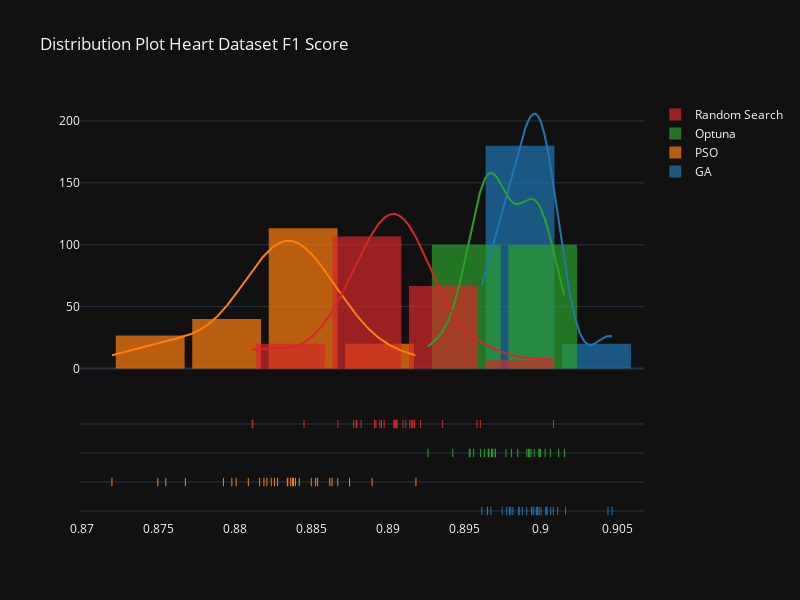
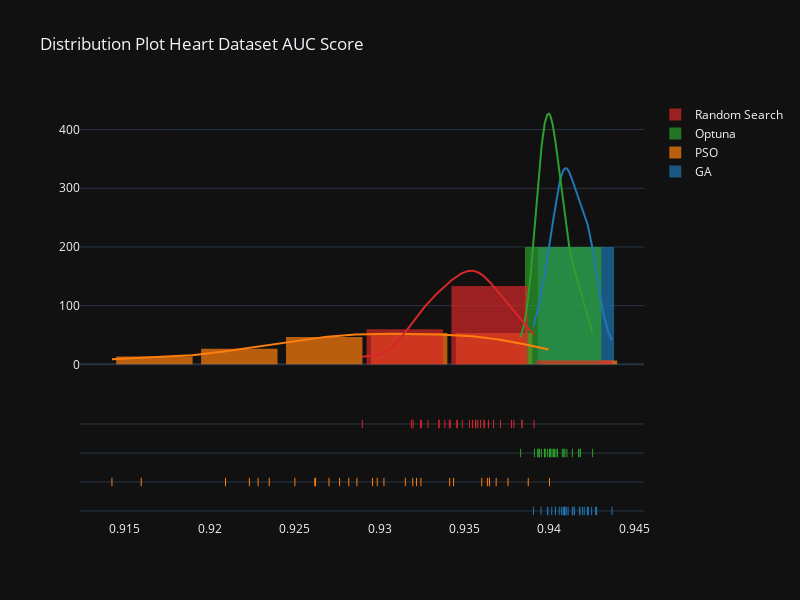
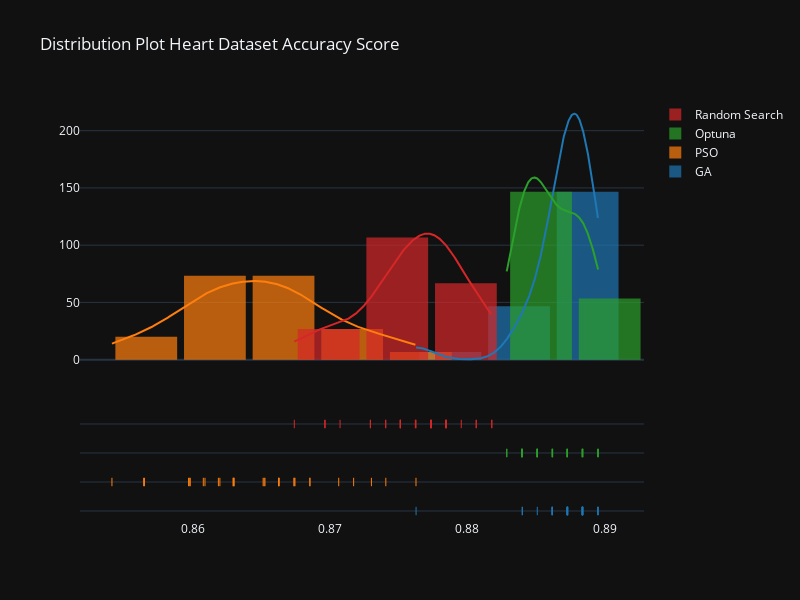

Notebook source saved alongside these figures, in order:
### Code cell
import plotly.figure_factory as ff
import plotly.graph_objects as go
import plotly.express as px
import numpy as np

metrics = ['F1','AUC', 'Accuracy']
for metric in metrics:
    hist_data = [heart_ga[metric], heart_pso[metric], heart_optuna[metric], heart_rs[metric]]
    group_labels = ['GA', 'PSO', 'Optuna', 'Random Search'] # name of the dataset


    fig = ff.create_distplot(hist_data, group_labels, curve_type='kde', bin_size=.005, show_hist=True)
    fig.update_layout(template = 'plotly_dark')
    fig.update_layout(bargap=0.1, width=800, height=600, title=f'Distribution Plot Heart Dataset {metric} Score')
    fig.show()

### Figure 1 — Plotly figure (JSON) as saved in the notebook; plotly's stock layout.template omitted (floating-point values rounded to 4 significant figures; data arrays with more than 128 entries replaced by an {"elided": "..."} marker saying what was removed)
{"data": [{"autobinx": false, "histnorm": "probability density", "legendgroup": "GA", "marker": {"color": "rgb(31, 119, 180)"}, "name": "GA", "opacity": 0.7, "type": "histogram", "x": [0.8996, 0.9047, 0.8986, 0.9004, 0.8978, 0.9007, 0.8962, 0.8997, 0.8965, 0.9004, 0.8975, 0.9008, 0.8965, 0.8988, 0.8999, 0.8968, 0.8998, 0.9016, 0.8986, 0.8994, 0.9, 0.8994, 0.8981, 0.8982, 0.9011, 0.9004, 0.8991, 0.898, 0.9044, 0.8998], "xaxis": "x", "xbins": {"end": 0.9047, "size": 0.005, "start": 0.8962}, "yaxis": "y"}, {"autobinx": false, "histnorm": "probability density", "legendgroup": "PSO", "marker": {"color": "rgb(255, 127, 14)"}, "name": "PSO", "opacity": 0.7, "type": "histogram", "x": [0.8809, 0.8867, 0.8853, 0.8768, 0.8755, 0.8838, 0.8826, 0.8875, 0.8835, 0.8828, 0.8854, 0.875, 0.889, 0.8918, 0.8816, 0.8824, 0.8793, 0.8862, 0.8819, 0.8837, 0.8834, 0.8801, 0.885, 0.8798, 0.8864, 0.872, 0.884, 0.8838, 0.8842, 0.8821], "xaxis": "x", "xbins": {"end": 0.8918, "size": 0.005, "start": 0.872}, "yaxis": "y"}, {"autobinx": false, "histnorm": "probability density", "legendgroup": "Optuna", "marker": {"color": "rgb(44, 160, 44)"}, "name": "Optuna", "opacity": 0.7, "type": "histogram", "x": [0.8992, 0.8961, 0.897, 0.9016, 0.8981, 0.8943, 0.8994, 0.8993, 0.9003, 0.8991, 0.8926, 0.8996, 0.8999, 0.8963, 0.9012, 0.8966, 0.8969, 0.8953, 0.8999, 0.8968, 0.897, 0.8977, 0.8966, 0.8968, 0.8966, 0.8985, 0.8954, 0.8956, 0.9, 0.9006], "xaxis": "x", "xbins": {"end": 0.9016, "size": 0.005, "start": 0.8926}, "yaxis": "y"}, {"autobinx": false, "histnorm": "probability density", "legendgroup": "Random Search", "marker": {"color": "rgb(214, 39, 40)"}, "name": "Random Search", "opacity": 0.7, "type": "histogram", "x": [0.8961, 0.8867, 0.8958, 0.8912, 0.888, 0.8904, 0.891, 0.8906, 0.8917, 0.8879, 0.8918, 0.8905, 0.8916, 0.8891, 0.8883, 0.8896, 0.8811, 0.8878, 0.8936, 0.8845, 0.8812, 0.8892, 0.8921, 0.8898, 0.8914, 0.8906, 0.9008, 0.8916, 0.8895, 0.8904], "xaxis": "x", "xbins": {"end": 0.9008, "size": 0.005, "start": 0.8811}, "yaxis": "y"}, {"legendgroup": "GA", "marker": {"color": "rgb(31, 119, 180)"}, "mode": "lines", "name": "GA", "showlegend": false, "type": "scatter", "x": {"elided": "500 float values"}, "xaxis": "x", "y": {"elided": "500 float values"}, "yaxis": "y"}, {"legendgroup": "PSO", "marker": {"color": "rgb(255, 127, 14)"}, "mode": "lines", "name": "PSO", "showlegend": false, "type": "scatter", "x": {"elided": "500 float values"}, "xaxis": "x", "y": {"elided": "500 float values"}, "yaxis": "y"}, {"legendgroup": "Optuna", "marker": {"color": "rgb(44, 160, 44)"}, "mode": "lines", "name": "Optuna", "showlegend": false, "type": "scatter", "x": {"elided": "500 float values"}, "xaxis": "x", "y": {"elided": "500 float values"}, "yaxis": "y"}, {"legendgroup": "Random Search", "marker": {"color": "rgb(214, 39, 40)"}, "mode": "lines", "name": "Random Search", "showlegend": false, "type": "scatter", "x": {"elided": "500 float values"}, "xaxis": "x", "y": {"elided": "500 float values"}, "yaxis": "y"}, {"legendgroup": "GA", "marker": {"color": "rgb(31, 119, 180)", "symbol": "line-ns-open"}, "mode": "markers", "name": "GA", "showlegend": false, "type": "scatter", "x": [0.8996, 0.9047, 0.8986, 0.9004, 0.8978, 0.9007, 0.8962, 0.8997, 0.8965, 0.9004, 0.8975, 0.9008, 0.8965, 0.8988, 0.8999, 0.8968, 0.8998, 0.9016, 0.8986, 0.8994, 0.9, 0.8994, 0.8981, 0.8982, 0.9011, 0.9004, 0.8991, 0.898, 0.9044, 0.8998], "xaxis": "x", "y": ["GA", "GA", "GA", "GA", "GA", "GA", "GA", "GA", "GA", "GA", "GA", "GA", "GA", "GA", "GA", "GA", "GA", "GA", "GA", "GA", "GA", "GA", "GA", "GA", "GA", "GA", "GA", "GA", "GA", "GA"], "yaxis": "y2"}, {"legendgroup": "PSO", "marker": {"color": "rgb(255, 127, 14)", "symbol": "line-ns-open"}, "mode": "markers", "name": "PSO", "showlegend": false, "type": "scatter", "x": [0.8809, 0.8867, 0.8853, 0.8768, 0.8755, 0.8838, 0.8826, 0.8875, 0.8835, 0.8828, 0.8854, 0.875, 0.889, 0.8918, 0.8816, 0.8824, 0.8793, 0.8862, 0.8819, 0.8837, 0.8834, 0.8801, 0.885, 0.8798, 0.8864, 0.872, 0.884, 0.8838, 0.8842, 0.8821], "xaxis": "x", "y": ["PSO", "PSO", "PSO", "PSO", "PSO", "PSO", "PSO", "PSO", "PSO", "PSO", "PSO", "PSO", "PSO", "PSO", "PSO", "PSO", "PSO", "PSO", "PSO", "PSO", "PSO", "PSO", "PSO", "PSO", "PSO", "PSO", "PSO", "PSO", "PSO", "PSO"], "yaxis": "y2"}, {"legendgroup": "Optuna", "marker": {"color": "rgb(44, 160, 44)", "symbol": "line-ns-open"}, "mode": "markers", "name": "Optuna", "showlegend": false, "type": "scatter", "x": [0.8992, 0.8961, 0.897, 0.9016, 0.8981, 0.8943, 0.8994, 0.8993, 0.9003, 0.8991, 0.8926, 0.8996, 0.8999, 0.8963, 0.9012, 0.8966, 0.8969, 0.8953, 0.8999, 0.8968, 0.897, 0.8977, 0.8966, 0.8968, 0.8966, 0.8985, 0.8954, 0.8956, 0.9, 0.9006], "xaxis": "x", "y": ["Optuna", "Optuna", "Optuna", "Optuna", "Optuna", "Optuna", "Optuna", "Optuna", "Optuna", "Optuna", "Optuna", "Optuna", "Optuna", "Optuna", "Optuna", "Optuna", "Optuna", "Optuna", "Optuna", "Optuna", "Optuna", "Optuna", "Optuna", "Optuna", "Optuna", "Optuna", "Optuna", "Optuna", "Optuna", "Optuna"], "yaxis": "y2"}, {"legendgroup": "Random Search", "marker": {"color": "rgb(214, 39, 40)", "symbol": "line-ns-open"}, "mode": "markers", "name": "Random Search", "showlegend": false, "type": "scatter", "x": [0.8961, 0.8867, 0.8958, 0.8912, 0.888, 0.8904, 0.891, 0.8906, 0.8917, 0.8879, 0.8918, 0.8905, 0.8916, 0.8891, 0.8883, 0.8896, 0.8811, 0.8878, 0.8936, 0.8845, 0.8812, 0.8892, 0.8921, 0.8898, 0.8914, 0.8906, 0.9008, 0.8916, 0.8895, 0.8904], "xaxis": "x", "y": ["Random Search", "Random Search", "Random Search", "Random Search", "Random Search", "Random Search", "Random Search", "Random Search", "Random Search", "Random Search", "Random Search", "Random Search", "Random Search", "Random Search", "Random Search", "Random Search", "Random Search", "Random Search", "Random Search", "Random Search", "Random Search", "Random Search", "Random Search", "Random Search", "Random Search", "Random Search", "Random Search", "Random Search", "Random Search", "Random Search"], "yaxis": "y2"}], "layout": {"bargap": 0.1, "barmode": "overlay", "height": 600, "hovermode": "closest", "legend": {"traceorder": "reversed"}, "title": {"text": "Distribution Plot Heart Dataset F1 Score"}, "width": 800, "xaxis": {"anchor": "y2", "domain": [0, 1], "zeroline": false}, "yaxis": {"anchor": "free", "domain": [0.35, 1], "position": 0}, "yaxis2": {"anchor": "x", "domain": [0, 0.25], "dtick": 1, "showticklabels": false}}}

### Figure 2 — Plotly figure (JSON) as saved in the notebook; plotly's stock layout.template omitted (floating-point values rounded to 4 significant figures; data arrays with more than 128 entries replaced by an {"elided": "..."} marker saying what was removed)
{"data": [{"autobinx": false, "histnorm": "probability density", "legendgroup": "GA", "marker": {"color": "rgb(31, 119, 180)"}, "name": "GA", "opacity": 0.7, "type": "histogram", "x": [0.9404, 0.9418, 0.9409, 0.9411, 0.9399, 0.9428, 0.9422, 0.9404, 0.9409, 0.9415, 0.9414, 0.9409, 0.9423, 0.9414, 0.9425, 0.9408, 0.9423, 0.941, 0.9409, 0.9421, 0.9427, 0.9399, 0.9395, 0.9407, 0.9406, 0.9418, 0.9437, 0.9419, 0.9401, 0.9391], "xaxis": "x", "xbins": {"end": 0.9437, "size": 0.005, "start": 0.9391}, "yaxis": "y"}, {"autobinx": false, "histnorm": "probability density", "legendgroup": "PSO", "marker": {"color": "rgb(255, 127, 14)"}, "name": "PSO", "opacity": 0.7, "type": "histogram", "x": [0.9209, 0.932, 0.9276, 0.9262, 0.916, 0.927, 0.9142, 0.9324, 0.9365, 0.9262, 0.9322, 0.925, 0.94, 0.9344, 0.9376, 0.9287, 0.9341, 0.9235, 0.9229, 0.9315, 0.9364, 0.9282, 0.9299, 0.9303, 0.9388, 0.936, 0.9223, 0.9369, 0.9365, 0.9296], "xaxis": "x", "xbins": {"end": 0.94, "size": 0.005, "start": 0.9142}, "yaxis": "y"}, {"autobinx": false, "histnorm": "probability density", "legendgroup": "Optuna", "marker": {"color": "rgb(44, 160, 44)"}, "name": "Optuna", "opacity": 0.7, "type": "histogram", "x": [0.9394, 0.9395, 0.9408, 0.9397, 0.9391, 0.9425, 0.9401, 0.9417, 0.9402, 0.9403, 0.9401, 0.9405, 0.9408, 0.9418, 0.9399, 0.9394, 0.9403, 0.9397, 0.9418, 0.9414, 0.9405, 0.9393, 0.9397, 0.9409, 0.9383, 0.941, 0.9402, 0.9393, 0.9397, 0.94], "xaxis": "x", "xbins": {"end": 0.9425, "size": 0.005, "start": 0.9383}, "yaxis": "y"}, {"autobinx": false, "histnorm": "probability density", "legendgroup": "Random Search", "marker": {"color": "rgb(214, 39, 40)"}, "name": "Random Search", "opacity": 0.7, "type": "histogram", "x": [0.9379, 0.9346, 0.9357, 0.9335, 0.936, 0.9384, 0.9364, 0.9356, 0.9391, 0.9329, 0.932, 0.9335, 0.9319, 0.9371, 0.9342, 0.9358, 0.9378, 0.9346, 0.9362, 0.9338, 0.9341, 0.9355, 0.9384, 0.929, 0.9362, 0.9349, 0.9325, 0.9324, 0.9367, 0.9353], "xaxis": "x", "xbins": {"end": 0.9391, "size": 0.005, "start": 0.929}, "yaxis": "y"}, {"legendgroup": "GA", "marker": {"color": "rgb(31, 119, 180)"}, "mode": "lines", "name": "GA", "showlegend": false, "type": "scatter", "x": {"elided": "500 float values"}, "xaxis": "x", "y": {"elided": "500 float values"}, "yaxis": "y"}, {"legendgroup": "PSO", "marker": {"color": "rgb(255, 127, 14)"}, "mode": "lines", "name": "PSO", "showlegend": false, "type": "scatter", "x": {"elided": "500 float values"}, "xaxis": "x", "y": {"elided": "500 float values"}, "yaxis": "y"}, {"legendgroup": "Optuna", "marker": {"color": "rgb(44, 160, 44)"}, "mode": "lines", "name": "Optuna", "showlegend": false, "type": "scatter", "x": {"elided": "500 float values"}, "xaxis": "x", "y": {"elided": "500 float values"}, "yaxis": "y"}, {"legendgroup": "Random Search", "marker": {"color": "rgb(214, 39, 40)"}, "mode": "lines", "name": "Random Search", "showlegend": false, "type": "scatter", "x": {"elided": "500 float values"}, "xaxis": "x", "y": {"elided": "500 float values"}, "yaxis": "y"}, {"legendgroup": "GA", "marker": {"color": "rgb(31, 119, 180)", "symbol": "line-ns-open"}, "mode": "markers", "name": "GA", "showlegend": false, "type": "scatter", "x": [0.9404, 0.9418, 0.9409, 0.9411, 0.9399, 0.9428, 0.9422, 0.9404, 0.9409, 0.9415, 0.9414, 0.9409, 0.9423, 0.9414, 0.9425, 0.9408, 0.9423, 0.941, 0.9409, 0.9421, 0.9427, 0.9399, 0.9395, 0.9407, 0.9406, 0.9418, 0.9437, 0.9419, 0.9401, 0.9391], "xaxis": "x", "y": ["GA", "GA", "GA", "GA", "GA", "GA", "GA", "GA", "GA", "GA", "GA", "GA", "GA", "GA", "GA", "GA", "GA", "GA", "GA", "GA", "GA", "GA", "GA", "GA", "GA", "GA", "GA", "GA", "GA", "GA"], "yaxis": "y2"}, {"legendgroup": "PSO", "marker": {"color": "rgb(255, 127, 14)", "symbol": "line-ns-open"}, "mode": "markers", "name": "PSO", "showlegend": false, "type": "scatter", "x": [0.9209, 0.932, 0.9276, 0.9262, 0.916, 0.927, 0.9142, 0.9324, 0.9365, 0.9262, 0.9322, 0.925, 0.94, 0.9344, 0.9376, 0.9287, 0.9341, 0.9235, 0.9229, 0.9315, 0.9364, 0.9282, 0.9299, 0.9303, 0.9388, 0.936, 0.9223, 0.9369, 0.9365, 0.9296], "xaxis": "x", "y": ["PSO", "PSO", "PSO", "PSO", "PSO", "PSO", "PSO", "PSO", "PSO", "PSO", "PSO", "PSO", "PSO", "PSO", "PSO", "PSO", "PSO", "PSO", "PSO", "PSO", "PSO", "PSO", "PSO", "PSO", "PSO", "PSO", "PSO", "PSO", "PSO", "PSO"], "yaxis": "y2"}, {"legendgroup": "Optuna", "marker": {"color": "rgb(44, 160, 44)", "symbol": "line-ns-open"}, "mode": "markers", "name": "Optuna", "showlegend": false, "type": "scatter", "x": [0.9394, 0.9395, 0.9408, 0.9397, 0.9391, 0.9425, 0.9401, 0.9417, 0.9402, 0.9403, 0.9401, 0.9405, 0.9408, 0.9418, 0.9399, 0.9394, 0.9403, 0.9397, 0.9418, 0.9414, 0.9405, 0.9393, 0.9397, 0.9409, 0.9383, 0.941, 0.9402, 0.9393, 0.9397, 0.94], "xaxis": "x", "y": ["Optuna", "Optuna", "Optuna", "Optuna", "Optuna", "Optuna", "Optuna", "Optuna", "Optuna", "Optuna", "Optuna", "Optuna", "Optuna", "Optuna", "Optuna", "Optuna", "Optuna", "Optuna", "Optuna", "Optuna", "Optuna", "Optuna", "Optuna", "Optuna", "Optuna", "Optuna", "Optuna", "Optuna", "Optuna", "Optuna"], "yaxis": "y2"}, {"legendgroup": "Random Search", "marker": {"color": "rgb(214, 39, 40)", "symbol": "line-ns-open"}, "mode": "markers", "name": "Random Search", "showlegend": false, "type": "scatter", "x": [0.9379, 0.9346, 0.9357, 0.9335, 0.936, 0.9384, 0.9364, 0.9356, 0.9391, 0.9329, 0.932, 0.9335, 0.9319, 0.9371, 0.9342, 0.9358, 0.9378, 0.9346, 0.9362, 0.9338, 0.9341, 0.9355, 0.9384, 0.929, 0.9362, 0.9349, 0.9325, 0.9324, 0.9367, 0.9353], "xaxis": "x", "y": ["Random Search", "Random Search", "Random Search", "Random Search", "Random Search", "Random Search", "Random Search", "Random Search", "Random Search", "Random Search", "Random Search", "Random Search", "Random Search", "Random Search", "Random Search", "Random Search", "Random Search", "Random Search", "Random Search", "Random Search", "Random Search", "Random Search", "Random Search", "Random Search", "Random Search", "Random Search", "Random Search", "Random Search", "Random Search", "Random Search"], "yaxis": "y2"}], "layout": {"bargap": 0.1, "barmode": "overlay", "height": 600, "hovermode": "closest", "legend": {"traceorder": "reversed"}, "title": {"text": "Distribution Plot Heart Dataset AUC Score"}, "width": 800, "xaxis": {"anchor": "y2", "domain": [0, 1], "zeroline": false}, "yaxis": {"anchor": "free", "domain": [0.35, 1], "position": 0}, "yaxis2": {"anchor": "x", "domain": [0, 0.25], "dtick": 1, "showticklabels": false}}}

### Figure 3 — Plotly figure (JSON) as saved in the notebook; plotly's stock layout.template omitted (floating-point values rounded to 4 significant figures; data arrays with more than 128 entries replaced by an {"elided": "..."} marker saying what was removed)
{"data": [{"autobinx": false, "histnorm": "probability density", "legendgroup": "GA", "marker": {"color": "rgb(31, 119, 180)"}, "name": "GA", "opacity": 0.7, "type": "histogram", "x": [0.8884, 0.8873, 0.8884, 0.8884, 0.8884, 0.8873, 0.8895, 0.8862, 0.8862, 0.8873, 0.8895, 0.8895, 0.8763, 0.8884, 0.8884, 0.8873, 0.8851, 0.8873, 0.8884, 0.8862, 0.8873, 0.8884, 0.8884, 0.8873, 0.8873, 0.8862, 0.884, 0.8884, 0.884, 0.8873], "xaxis": "x", "xbins": {"end": 0.8895, "size": 0.005, "start": 0.8763}, "yaxis": "y"}, {"autobinx": false, "histnorm": "probability density", "legendgroup": "PSO", "marker": {"color": "rgb(255, 127, 14)"}, "name": "PSO", "opacity": 0.7, "type": "histogram", "x": [0.863, 0.8598, 0.8674, 0.8629, 0.8763, 0.8598, 0.862, 0.8608, 0.863, 0.8685, 0.8663, 0.8564, 0.8717, 0.8674, 0.8597, 0.8565, 0.8653, 0.8663, 0.873, 0.8741, 0.8663, 0.863, 0.8541, 0.8685, 0.8674, 0.8651, 0.8609, 0.8619, 0.8706, 0.8652], "xaxis": "x", "xbins": {"end": 0.8763, "size": 0.005, "start": 0.8541}, "yaxis": "y"}, {"autobinx": false, "histnorm": "probability density", "legendgroup": "Optuna", "marker": {"color": "rgb(44, 160, 44)"}, "name": "Optuna", "opacity": 0.7, "type": "histogram", "x": [0.8851, 0.8895, 0.884, 0.8873, 0.8873, 0.884, 0.8895, 0.8851, 0.8851, 0.8862, 0.8884, 0.8829, 0.8884, 0.8862, 0.8873, 0.8895, 0.884, 0.884, 0.8851, 0.884, 0.8829, 0.8851, 0.8884, 0.8862, 0.8862, 0.8851, 0.8884, 0.884, 0.8873, 0.8884], "xaxis": "x", "xbins": {"end": 0.8895, "size": 0.005, "start": 0.8829}, "yaxis": "y"}, {"autobinx": false, "histnorm": "probability density", "legendgroup": "Random Search", "marker": {"color": "rgb(214, 39, 40)"}, "name": "Random Search", "opacity": 0.7, "type": "histogram", "x": [0.8729, 0.8762, 0.8784, 0.8751, 0.8785, 0.8774, 0.8774, 0.8741, 0.8807, 0.8763, 0.8818, 0.8707, 0.8784, 0.8696, 0.8741, 0.8773, 0.8697, 0.8796, 0.8729, 0.8807, 0.8784, 0.8818, 0.8762, 0.8774, 0.8751, 0.8751, 0.8774, 0.8751, 0.8674, 0.8784], "xaxis": "x", "xbins": {"end": 0.8818, "size": 0.005, "start": 0.8674}, "yaxis": "y"}, {"legendgroup": "GA", "marker": {"color": "rgb(31, 119, 180)"}, "mode": "lines", "name": "GA", "showlegend": false, "type": "scatter", "x": {"elided": "500 float values"}, "xaxis": "x", "y": {"elided": "500 float values"}, "yaxis": "y"}, {"legendgroup": "PSO", "marker": {"color": "rgb(255, 127, 14)"}, "mode": "lines", "name": "PSO", "showlegend": false, "type": "scatter", "x": {"elided": "500 float values"}, "xaxis": "x", "y": {"elided": "500 float values"}, "yaxis": "y"}, {"legendgroup": "Optuna", "marker": {"color": "rgb(44, 160, 44)"}, "mode": "lines", "name": "Optuna", "showlegend": false, "type": "scatter", "x": {"elided": "500 float values"}, "xaxis": "x", "y": {"elided": "500 float values"}, "yaxis": "y"}, {"legendgroup": "Random Search", "marker": {"color": "rgb(214, 39, 40)"}, "mode": "lines", "name": "Random Search", "showlegend": false, "type": "scatter", "x": {"elided": "500 float values"}, "xaxis": "x", "y": {"elided": "500 float values"}, "yaxis": "y"}, {"legendgroup": "GA", "marker": {"color": "rgb(31, 119, 180)", "symbol": "line-ns-open"}, "mode": "markers", "name": "GA", "showlegend": false, "type": "scatter", "x": [0.8884, 0.8873, 0.8884, 0.8884, 0.8884, 0.8873, 0.8895, 0.8862, 0.8862, 0.8873, 0.8895, 0.8895, 0.8763, 0.8884, 0.8884, 0.8873, 0.8851, 0.8873, 0.8884, 0.8862, 0.8873, 0.8884, 0.8884, 0.8873, 0.8873, 0.8862, 0.884, 0.8884, 0.884, 0.8873], "xaxis": "x", "y": ["GA", "GA", "GA", "GA", "GA", "GA", "GA", "GA", "GA", "GA", "GA", "GA", "GA", "GA", "GA", "GA", "GA", "GA", "GA", "GA", "GA", "GA", "GA", "GA", "GA", "GA", "GA", "GA", "GA", "GA"], "yaxis": "y2"}, {"legendgroup": "PSO", "marker": {"color": "rgb(255, 127, 14)", "symbol": "line-ns-open"}, "mode": "markers", "name": "PSO", "showlegend": false, "type": "scatter", "x": [0.863, 0.8598, 0.8674, 0.8629, 0.8763, 0.8598, 0.862, 0.8608, 0.863, 0.8685, 0.8663, 0.8564, 0.8717, 0.8674, 0.8597, 0.8565, 0.8653, 0.8663, 0.873, 0.8741, 0.8663, 0.863, 0.8541, 0.8685, 0.8674, 0.8651, 0.8609, 0.8619, 0.8706, 0.8652], "xaxis": "x", "y": ["PSO", "PSO", "PSO", "PSO", "PSO", "PSO", "PSO", "PSO", "PSO", "PSO", "PSO", "PSO", "PSO", "PSO", "PSO", "PSO", "PSO", "PSO", "PSO", "PSO", "PSO", "PSO", "PSO", "PSO", "PSO", "PSO", "PSO", "PSO", "PSO", "PSO"], "yaxis": "y2"}, {"legendgroup": "Optuna", "marker": {"color": "rgb(44, 160, 44)", "symbol": "line-ns-open"}, "mode": "markers", "name": "Optuna", "showlegend": false, "type": "scatter", "x": [0.8851, 0.8895, 0.884, 0.8873, 0.8873, 0.884, 0.8895, 0.8851, 0.8851, 0.8862, 0.8884, 0.8829, 0.8884, 0.8862, 0.8873, 0.8895, 0.884, 0.884, 0.8851, 0.884, 0.8829, 0.8851, 0.8884, 0.8862, 0.8862, 0.8851, 0.8884, 0.884, 0.8873, 0.8884], "xaxis": "x", "y": ["Optuna", "Optuna", "Optuna", "Optuna", "Optuna", "Optuna", "Optuna", "Optuna", "Optuna", "Optuna", "Optuna", "Optuna", "Optuna", "Optuna", "Optuna", "Optuna", "Optuna", "Optuna", "Optuna", "Optuna", "Optuna", "Optuna", "Optuna", "Optuna", "Optuna", "Optuna", "Optuna", "Optuna", "Optuna", "Optuna"], "yaxis": "y2"}, {"legendgroup": "Random Search", "marker": {"color": "rgb(214, 39, 40)", "symbol": "line-ns-open"}, "mode": "markers", "name": "Random Search", "showlegend": false, "type": "scatter", "x": [0.8729, 0.8762, 0.8784, 0.8751, 0.8785, 0.8774, 0.8774, 0.8741, 0.8807, 0.8763, 0.8818, 0.8707, 0.8784, 0.8696, 0.8741, 0.8773, 0.8697, 0.8796, 0.8729, 0.8807, 0.8784, 0.8818, 0.8762, 0.8774, 0.8751, 0.8751, 0.8774, 0.8751, 0.8674, 0.8784], "xaxis": "x", "y": ["Random Search", "Random Search", "Random Search", "Random Search", "Random Search", "Random Search", "Random Search", "Random Search", "Random Search", "Random Search", "Random Search", "Random Search", "Random Search", "Random Search", "Random Search", "Random Search", "Random Search", "Random Search", "Random Search", "Random Search", "Random Search", "Random Search", "Random Search", "Random Search", "Random Search", "Random Search", "Random Search", "Random Search", "Random Search", "Random Search"], "yaxis": "y2"}], "layout": {"bargap": 0.1, "barmode": "overlay", "height": 600, "hovermode": "closest", "legend": {"traceorder": "reversed"}, "title": {"text": "Distribution Plot Heart Dataset Accuracy Score"}, "width": 800, "xaxis": {"anchor": "y2", "domain": [0, 1], "zeroline": false}, "yaxis": {"anchor": "free", "domain": [0.35, 1], "position": 0}, "yaxis2": {"anchor": "x", "domain": [0, 0.25], "dtick": 1, "showticklabels": false}}}
